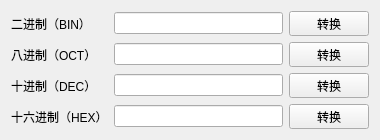
<?xml version="1.0" encoding="UTF-8"?>
<ui version="4.0">
 <class>Form</class>
 <widget class="QWidget" name="Form">
  <property name="geometry">
   <rect>
    <x>0</x>
    <y>0</y>
    <width>380</width>
    <height>140</height>
   </rect>
  </property>
  <property name="minimumSize">
   <size>
    <width>380</width>
    <height>140</height>
   </size>
  </property>
  <property name="maximumSize">
   <size>
    <width>380</width>
    <height>140</height>
   </size>
  </property>
  <property name="windowTitle">
   <string>进制</string>
  </property>
  <property name="windowIcon">
   <iconset resource="ico.qrc">
    <normaloff>:/ico/ico/ZzCalcBox.png</normaloff>:/ico/ico/ZzCalcBox.png</iconset>
  </property>
  <layout class="QGridLayout" name="gridLayout">
   <item row="1" column="0">
    <widget class="QLabel" name="label_2">
     <property name="text">
      <string>八进制（OCT）</string>
     </property>
    </widget>
   </item>
   <item row="0" column="0">
    <widget class="QLabel" name="label">
     <property name="text">
      <string>二进制（BIN）</string>
     </property>
    </widget>
   </item>
   <item row="1" column="2">
    <widget class="QPushButton" name="btn_oct">
     <property name="text">
      <string>转换</string>
     </property>
    </widget>
   </item>
   <item row="0" column="2">
    <widget class="QPushButton" name="btn_bin">
     <property name="text">
      <string>转换</string>
     </property>
    </widget>
   </item>
   <item row="2" column="2">
    <widget class="QPushButton" name="btn_dec">
     <property name="text">
      <string>转换</string>
     </property>
    </widget>
   </item>
   <item row="3" column="0">
    <widget class="QLabel" name="label_4">
     <property name="text">
      <string>十六进制（HEX）</string>
     </property>
    </widget>
   </item>
   <item row="3" column="2">
    <widget class="QPushButton" name="btn_hex">
     <property name="text">
      <string>转换</string>
     </property>
    </widget>
   </item>
   <item row="2" column="0">
    <widget class="QLabel" name="label_3">
     <property name="text">
      <string>十进制（DEC）</string>
     </property>
    </widget>
   </item>
   <item row="0" column="1">
    <widget class="QLineEdit" name="lineEdit_bin"/>
   </item>
   <item row="1" column="1">
    <widget class="QLineEdit" name="lineEdit_oct"/>
   </item>
   <item row="2" column="1">
    <widget class="QLineEdit" name="lineEdit_dec"/>
   </item>
   <item row="3" column="1">
    <widget class="QLineEdit" name="lineEdit_hex"/>
   </item>
  </layout>
 </widget>
 <resources>
  <include location="ico.qrc"/>
 </resources>
 <connections>
  <connection>
   <sender>btn_bin</sender>
   <signal>clicked()</signal>
   <receiver>Form</receiver>
   <slot>btn_bin_clicked()</slot>
   <hints>
    <hint type="sourcelabel">
     <x>335</x>
     <y>19</y>
    </hint>
    <hint type="destinationlabel">
     <x>279</x>
     <y>5</y>
    </hint>
   </hints>
  </connection>
  <connection>
   <sender>btn_oct</sender>
   <signal>clicked()</signal>
   <receiver>Form</receiver>
   <slot>btn_oct_clicked()</slot>
   <hints>
    <hint type="sourcelabel">
     <x>360</x>
     <y>50</y>
    </hint>
    <hint type="destinationlabel">
     <x>276</x>
     <y>38</y>
    </hint>
   </hints>
  </connection>
  <connection>
   <sender>btn_dec</sender>
   <signal>clicked()</signal>
   <receiver>Form</receiver>
   <slot>btn_dec_clicked()</slot>
   <hints>
    <hint type="sourcelabel">
     <x>319</x>
     <y>82</y>
    </hint>
    <hint type="destinationlabel">
     <x>274</x>
     <y>66</y>
    </hint>
   </hints>
  </connection>
  <connection>
   <sender>btn_hex</sender>
   <signal>clicked()</signal>
   <receiver>Form</receiver>
   <slot>btn_hex_clicked()</slot>
   <hints>
    <hint type="sourcelabel">
     <x>336</x>
     <y>110</y>
    </hint>
    <hint type="destinationlabel">
     <x>274</x>
     <y>95</y>
    </hint>
   </hints>
  </connection>
 </connections>
 <slots>
  <slot>btn_bin_clicked()</slot>
  <slot>btn_oct_clicked()</slot>
  <slot>btn_dec_clicked()</slot>
  <slot>btn_hex_clicked()</slot>
 </slots>
</ui>
